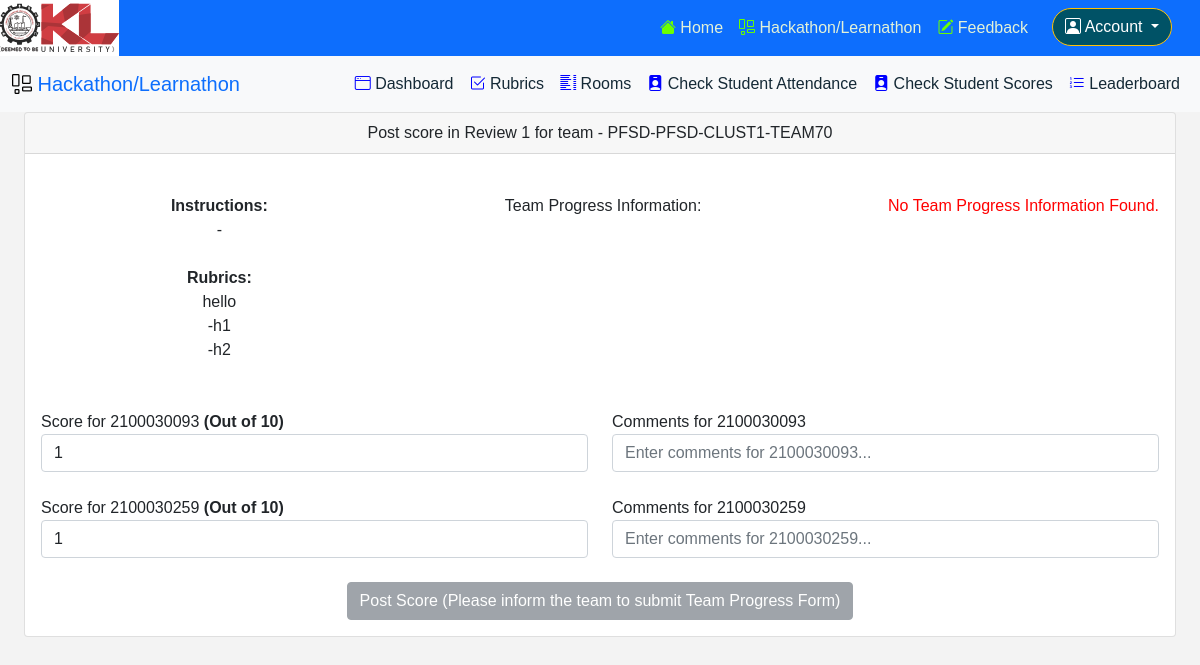
The app's page /hackathon/rooms/review/form/1/PFSD-CLUST1-TEAM70 (signed in) with its own data.
### pages/models.py (models this page shows, shortened)
class Team(models.Model):
    name = models.CharField(max_length=1024)
    cluster = models.IntegerField(default=1, blank=True)
    business_system = models.ForeignKey(to=BusinessSystem, db_column='bs_name', on_delete=models.CASCADE, null=True)
    course = models.CharField(max_length=4)
    number = models.IntegerField()

class StudentReviewScore(models.Model):
    student = models.ForeignKey(to='Student', on_delete=models.CASCADE)
    review = models.ForeignKey(to=Review, on_delete=models.CASCADE)
    comments = models.TextField(max_length=2000)
    score = models.IntegerField(default=0)

class Student(models.Model):
    registration_no = models.CharField(max_length=10, unique=True)
    team = models.ForeignKey(to=Team, on_delete=models.CASCADE)

### learnathon/views.py (the view, shortened to what this page needs)
# urls.py: path('rooms/review/form/<int:review_no>/<str:team_no>', review_score_post_form, name='learnathon_review_score_post_form'),
def review_score_post_form(request, review_no, team_no):
    if not request.user.is_authenticated:
        return redirect('login')
    user_groups = request.user.groups.all()
    faculty_group = Group.objects.filter(name='FACULTY').first()
    if faculty_group not in user_groups:
        return redirect('home')
    review = Review.objects.get(number=review_no)
    team = Team.objects.get(name=team_no)
    students = Student.objects.filter(team=team).order_by('registration_no')
    room = TeamReviewRoom.objects.get(team=team, review=review).room
    team_progress = TeamProgress.objects.filter(team=team, review=review).first()
    if (not review.scoring_open) or (not review.score_required):
        return redirect('learnathon_review_page', room_no=room.number)
    v = StudentReviewScore.objects.filter(student=students.first(), review=review).first()
    if v and v.comments:
        context = {'prev_page_url': reverse('learnathon_review_page', args=[room.number]), 'room_no': room.number, 'message': 'Score has already been posted'}
        return render(request, 'learnathon/access_denied.html', context=context)
    student_review_scores = []
    student_review_absentees = []
    for student in students:
        student_review_scores.append(StudentReviewScore.objects.get_or_create(review=review, student=student)[0])
    for student in students:
        sra = StudentReviewAttendance.objects.filter(student=student, review=review).first()
        if not sra or sra.absent:
            student_review_absentees.append(student)
    context = {'student_review_scores': student_review_scores, 'instructions': review.instructions.split('\n'), 'questions': review.questions.split('\n'), 'team_no': team.name, 'course': team.course, 'review_no': review_no, 'absentees': student_review_absentees, 'team_progress': team_progress}
    return render(request, 'learnathon/review_post_score_form.html', context=context)

### learnathon/templatetags/has_group.py (called while the page is built)
@register.filter(name='has_group')
def has_group(user, group_name):
    return user.groups.filter(name=group_name).exists()

### learnathon/templates/learnathon/review_post_score_form.html (shortened to what this page needs)
{% extends 'learnathon/base.html' %}
{% block content %}
<form method="POST">
<div class="card text-center mx-4">
    <div class="card-header">
      Post score in Review {{review_no}} for team - {{course}}-{{team_no}}
    </div>
    <div class="card-body">
      <div class="row my-4">
        <div class="col-md-4">
          <b>Instructions: </b><br />
        {% for instruction in instructions %}
        {{instruction}}<br />
        {% endfor %}<br />
        <b>Rubrics: </b><br />
        {% for question in questions %}
        {{question}}<br />
        {% endfor %}<br />
        </div>
        <div style="text-align: right;" class="col-md-1 ml-auto"></div>
        Team Progress Information:
        <div style="text-align: right;" class="col ml-auto">
          {% if team_progress %}
          <table class="table table-bordered" style="width:100%">
            <tr>
                <td style="width: 30%"><b>Description</b></td>
                <td>{{team_progress.description}}</td>
            </tr>
            <tr>
                <td><b>Self Rating</b></td>
                <td>{{team_progress.self_rating}}</td>
            </tr>
            <tr>
                <td><b>Submission Time</b></td>
                <td>{{team_progress.submission_time}}</td>
            </tr>
        </table>
        {% else %}
        <p style="color: red;">No Team Progress Information Found.</p>
          {% endif %}
        </div>
      </div>
      {% for student_score in student_review_scores %}
      <div class="row my-4">
        <div class="col">
          <div class="d-flex"><div><label for="score_{{student_score.student.registration_no}}">Score for {{student_score.student.registration_no}} <b>(Out of 10) {% if student_score.student in absentees %} <u>(ABSENT)</u> {% endif %}</b></label></div></div>
          {% if student_score.student in absentees %}
          <input readonly value="0" required id="score_{{student_score.student.registration_no}}" type="number" class="form-control" name="score_{{student_score.student.registration_no}}" value="{{student_score.score}}" placeholder="Enter score for {{student_score.student.registration_no}}...">
          {% else %}
          <input required id="score_{{student_score.student.registration_no}}" type="number" value="1" min="1" max="10" step="1" class="form-control" name="score_{{student_score.student.registration_no}}" value="{{student_score.score}}" placeholder="Enter score for {{student_score.student.registration_no}}...">
          {% endif %}
        </div>
        <div class="col">
          <div class="d-flex"><div><label for="comments_{{student_score.student.registration_no}}">Comments for {{student_score.student.registration_no}}</label></div></div>
          <input {% if student_score.student in absentees %} readonly value="Absent" {% endif %} required type="text" value="{{student_score.comments}}" class="form-control" name="comments_{{student_score.student.registration_no}}" placeholder="Enter comments for {{student_score.student.registration_no}}...">
        </div>
      </div>
      {% endfor %}
      <input {% if not team_progress %}disabled{% endif %} type="submit" value="Post Score{% if not team_progress %} (Please inform the team to submit Team Progress Form){% endif %}" class="{% if team_progress %}btn btn-primary {% else %}btn btn-secondary{% endif %}" />
    </div>
  </div>
</form>
{% endblock content %}

### static/css/main.css (style rules this page uses)
* { margin: 0; padding: 0; box-sizing: border-box; font-family: 'Montserrat', sans-serif; }
body { background: #f3f3f3; }

### records on screen
Team: course "PFSD", name "PFSD-CLUST1-TEAM70"
StudentReviewScore: student.registration_no "2100030093", student.registration_no "Enter comments for 2100030093..."
StudentReviewScore: student.registration_no "2100030259", student.registration_no "Enter comments for 2100030259..."

### other values on screen
{{ review_no }} "1"
{{ instruction }} "-"
{{ question }} "hello" "-h1" "-h2"
